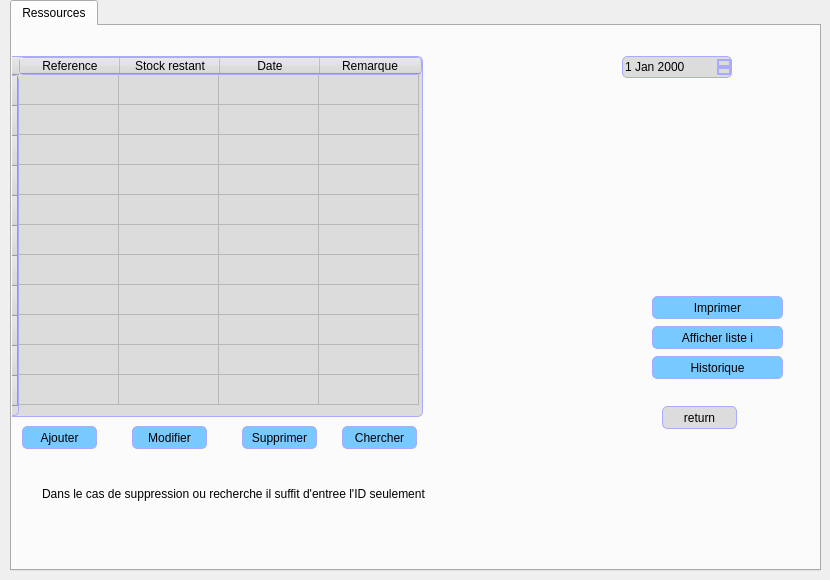
        <widget class="QWidget" name="page_24">
         <widget class="QTabWidget" name="tabWidget_18">
          <property name="geometry">
           <rect>
            <x>10</x>
            <y>0</y>
            <width>811</width>
            <height>571</height>
           </rect>
          </property>
          <property name="styleSheet">
           <string notr="true"/>
          </property>
          <widget class="QWidget" name="tab_21">
           <attribute name="title">
            <string>Ressources</string>
           </attribute>
           <widget class="QPushButton" name="pushButton_37">
            <property name="geometry">
             <rect>
              <x>650</x>
              <y>380</y>
              <width>75</width>
              <height>23</height>
             </rect>
            </property>
            <property name="styleSheet">
             <string notr="true">QPushButton:checked {
    background-color: qlineargradient(spread:pad, x1:0, y1:0, x2:0, y2:1,   stop:0 rgb(120, 201, 255), stop:1 rgb(120, 0, 255))
}

QPushButton:hover {

	
	background-color: rgb(255, 0, 0);
}
QPushButton {
    background-color: rgb(220,220,220);
 border: 1px solid black;
	border-color: rgb(170, 170, 255);
     border-radius: 5px;
}</string>
            </property>
            <property name="text">
             <string>return</string>
            </property>
           </widget>
           <widget class="QPushButton" name="pushButton_87">
            <property name="geometry">
             <rect>
              <x>10</x>
              <y>400</y>
              <width>75</width>
              <height>23</height>
             </rect>
            </property>
            <property name="styleSheet">
             <string notr="true">QPushButton:checked {
    background-color: qlineargradient(spread:pad, x1:0, y1:0, x2:0, y2:1,   stop:0 rgb(120, 201, 255), stop:1 rgb(120, 0, 255))
}

QPushButton:hover {

	background-color: rgb(170, 255, 255);
}
QPushButton {
     background-color: rgb(120, 201, 255); border: 1px solid black;
	border-color: rgb(170, 170, 255);
     border-radius: 5px;
}</string>
            </property>
            <property name="text">
             <string>Ajouter</string>
            </property>
           </widget>
           <widget class="QPushButton" name="pushButton_85">
            <property name="geometry">
             <rect>
              <x>230</x>
              <y>400</y>
              <width>75</width>
              <height>23</height>
             </rect>
            </property>
            <property name="styleSheet">
             <string notr="true">QPushButton:checked {
    background-color: qlineargradient(spread:pad, x1:0, y1:0, x2:0, y2:1,   stop:0 rgb(120, 201, 255), stop:1 rgb(120, 0, 255))
}

QPushButton:hover {

	background-color: rgb(170, 255, 255);
}
QPushButton {
     background-color: rgb(120, 201, 255); border: 1px solid black;
	border-color: rgb(170, 170, 255);
     border-radius: 5px;
}</string>
            </property>
            <property name="text">
             <string>Supprimer</string>
            </property>
           </widget>
           <widget class="QPushButton" name="pushButton_88">
            <property name="geometry">
             <rect>
              <x>120</x>
              <y>400</y>
              <width>75</width>
              <height>23</height>
             </rect>
            </property>
            <property name="styleSheet">
             <string notr="true">QPushButton:checked {
    background-color: qlineargradient(spread:pad, x1:0, y1:0, x2:0, y2:1,   stop:0 rgb(120, 201, 255), stop:1 rgb(120, 0, 255))
}

QPushButton:hover {

	background-color: rgb(170, 255, 255);
}
QPushButton {
     background-color: rgb(120, 201, 255); border: 1px solid black;
	border-color: rgb(170, 170, 255);
     border-radius: 5px;
}</string>
            </property>
            <property name="text">
             <string>Modifier</string>
            </property>
           </widget>
           <widget class="QPushButton" name="pushButton_89">
            <property name="geometry">
             <rect>
              <x>330</x>
              <y>400</y>
              <width>75</width>
              <height>23</height>
             </rect>
            </property>
            <property name="styleSheet">
             <string notr="true">QPushButton:checked {
    background-color: qlineargradient(spread:pad, x1:0, y1:0, x2:0, y2:1,   stop:0 rgb(120, 201, 255), stop:1 rgb(120, 0, 255))
}

QPushButton:hover {

	background-color: rgb(170, 255, 255);
}
QPushButton {
     background-color: rgb(120, 201, 255); border: 1px solid black;
	border-color: rgb(170, 170, 255);
     border-radius: 5px;
}</string>
            </property>
            <property name="text">
             <string>Chercher</string>
            </property>
           </widget>
           <widget class="QTableWidget" name="tableWidget_2">
            <property name="geometry">
             <rect>
              <x>-80</x>
              <y>30</y>
              <width>491</width>
              <height>361</height>
             </rect>
            </property>
            <property name="styleSheet">
             <string notr="true">background-color: rgb(220,220,220);
 border: 1px solid black;
	border-color: rgb(170, 170, 255);
     border-radius: 5px;</string>
            </property>
            <row>
             <property name="text">
              <string>Nouvelle ligne</string>
             </property>
            </row>
            <row>
             <property name="text">
              <string>Nouvelle ligne</string>
             </property>
            </row>
            <row>
             <property name="text">
              <string>Nouvelle ligne</string>
             </property>
            </row>
            <row>
             <property name="text">
              <string>Nouvelle ligne</string>
             </property>
            </row>
            <row>
             <property name="text">
              <string>Nouvelle ligne</string>
             </property>
            </row>
            <row>
             <property name="text">
              <string>Nouvelle ligne</string>
             </property>
            </row>
            <row>
             <property name="text">
              <string>Nouvelle ligne</string>
             </property>
            </row>
            <row>
             <property name="text">
              <string>Nouvelle ligne</string>
             </property>
            </row>
            <row>
             <property name="text">
              <string>Nouvelle ligne</string>
             </property>
            </row>
            <row>
             <property name="text">
              <string>Nouvelle ligne</string>
             </property>
            </row>
            <row>
             <property name="text">
              <string>Nouvelle ligne</string>
             </property>
            </row>
            <column>
             <property name="text">
              <string>Reference</string>
             </property>
            </column>
            <column>
             <property name="text">
              <string>Stock restant</string>
             </property>
            </column>
            <column>
             <property name="text">
              <string>Date</string>
             </property>
            </column>
            <column>
             <property name="text">
              <string>Remarque</string>
             </property>
            </column>
           </widget>
           <widget class="QPushButton" name="pushButton_83">
            <property name="geometry">
             <rect>
              <x>640</x>
              <y>270</y>
              <width>131</width>
              <height>23</height>
             </rect>
            </property>
            <property name="styleSheet">
             <string notr="true">QPushButton:checked {
    background-color: qlineargradient(spread:pad, x1:0, y1:0, x2:0, y2:1,   stop:0 rgb(120, 201, 255), stop:1 rgb(120, 0, 255))
}

QPushButton:hover {

	background-color: rgb(170, 255, 255);
}
QPushButton {
     background-color: rgb(120, 201, 255); border: 1px solid black;
	border-color: rgb(170, 170, 255);
     border-radius: 5px;
}</string>
            </property>
            <property name="text">
             <string>Imprimer</string>
            </property>
           </widget>
           <widget class="QDateEdit" name="dateEdit_6">
            <property name="geometry">
             <rect>
              <x>610</x>
              <y>30</y>
              <width>110</width>
              <height>22</height>
             </rect>
            </property>
            <property name="styleSheet">
             <string notr="true">QDateEdit
{
background-color: rgb(220,220,220);
 border: 1px solid black;
	border-color: rgb(170, 170, 255);
     border-radius: 5px;
}
QDateEdit:up-arrow
{
 border: 1px solid black;
	border-color: rgb(170, 170, 255);
     border-radius: 5px;
}
QDateEdit:down-arrow
{

border: 1px solid black;
	border-color: rgb(170, 170, 255);
     border-radius: 5px;

}
QDateEdit:up-button
{
 border: 1px solid black;
	border-color: rgb(170, 170, 255);
     border-radius: 5px;
}
QDateEdit:down-button
{
 border: 1px solid black;
	border-color: rgb(170, 170, 255);
     border-radius: 5px;
}</string>
            </property>
           </widget>
           <widget class="QPushButton" name="pushButton_84">
            <property name="geometry">
             <rect>
              <x>640</x>
              <y>300</y>
              <width>131</width>
              <height>23</height>
             </rect>
            </property>
            <property name="styleSheet">
             <string notr="true">QPushButton:checked {
    background-color: qlineargradient(spread:pad, x1:0, y1:0, x2:0, y2:1,   stop:0 rgb(120, 201, 255), stop:1 rgb(120, 0, 255))
}

QPushButton:hover {

	background-color: rgb(170, 255, 255);
}
QPushButton {
     background-color: rgb(120, 201, 255); border: 1px solid black;
	border-color: rgb(170, 170, 255);
     border-radius: 5px;
}</string>
            </property>
            <property name="text">
             <string>Afficher liste i</string>
            </property>
           </widget>
           <widget class="QPushButton" name="pushButton_90">
            <property name="geometry">
             <rect>
              <x>640</x>
              <y>330</y>
              <width>131</width>
              <height>23</height>
             </rect>
            </property>
            <property name="styleSheet">
             <string notr="true">QPushButton:checked {
    background-color: qlineargradient(spread:pad, x1:0, y1:0, x2:0, y2:1,   stop:0 rgb(120, 201, 255), stop:1 rgb(120, 0, 255))
}

QPushButton:hover {

	background-color: rgb(170, 255, 255);
}
QPushButton {
     background-color: rgb(120, 201, 255); border: 1px solid black;
	border-color: rgb(170, 170, 255);
     border-radius: 5px;
}</string>
            </property>
            <property name="text">
             <string>Historique</string>
            </property>
           </widget>
           <widget class="QLabel" name="label_42">
            <property name="geometry">
             <rect>
              <x>30</x>
              <y>460</y>
              <width>451</width>
              <height>16</height>
             </rect>
            </property>
            <property name="text">
             <string>Dans le cas de suppression ou recherche il suffit d'entree l'ID seulement</string>
            </property>
           </widget>
          </widget>
         </widget>
        </widget>
